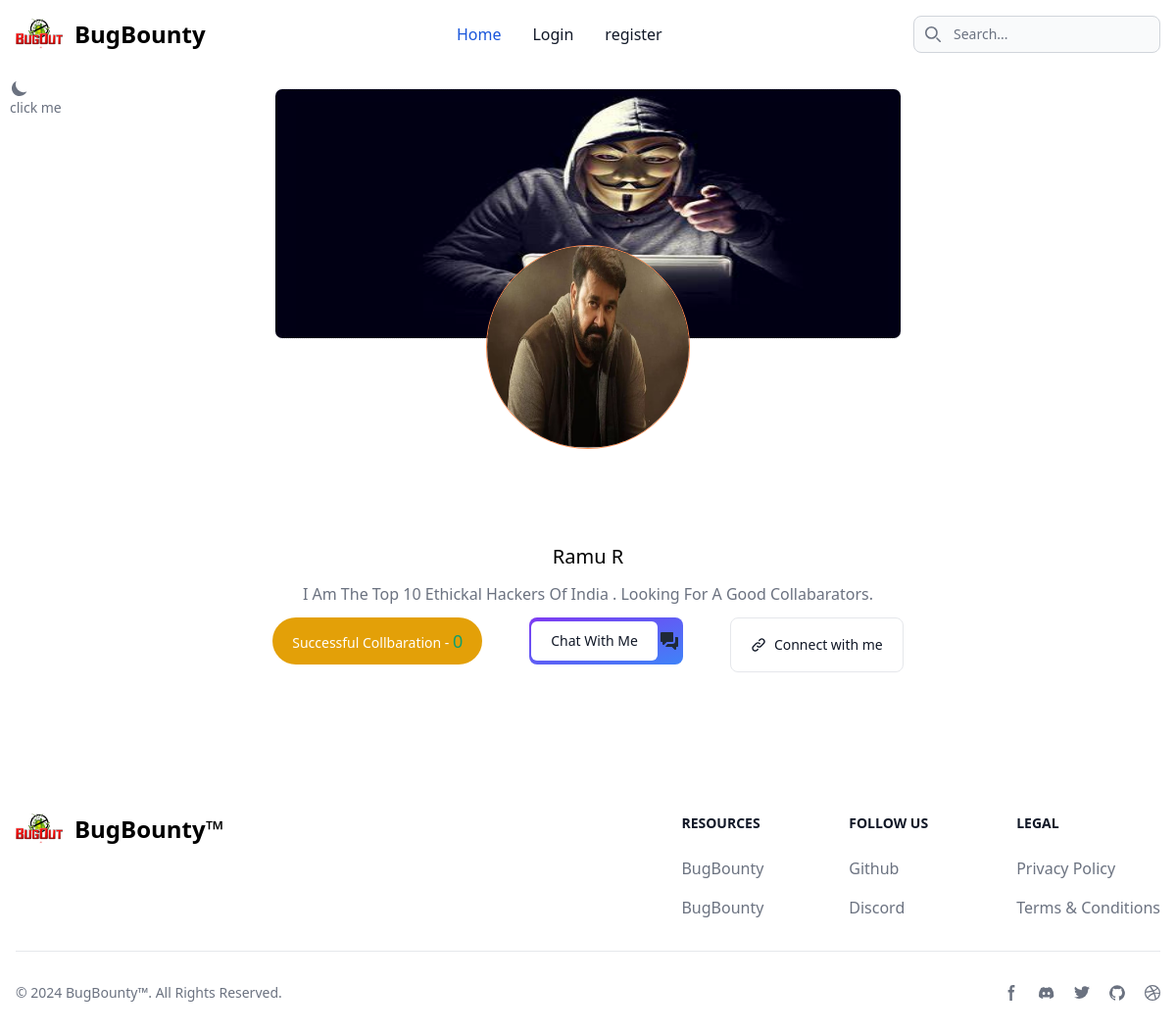
/publicprofile/ramu r/, run on the app's committed database.
### app/models.py (models this page shows)
class UserProfile(models.Model):
    user = models.ForeignKey(User, on_delete=models.CASCADE)
    username=models.CharField( max_length=150)
    profilepicture = models.ImageField(
        upload_to='images', height_field=None, width_field=None, max_length=None)
    banner = models.ImageField(
        upload_to='images', height_field=None, width_field=None, max_length=None, blank=True)
    about = models.TextField()
    collabs = models.IntegerField(default=0, null=True, blank=True)
    bugcrowd = models.CharField(max_length=150, blank=True)
    twitter = models.CharField(max_length=150, blank=True)
    fb = models.CharField(max_length=150, blank=True)
    insta = models.CharField(max_length=150, blank=True)
    phone = models.BigIntegerField(blank=True)

### app/views.py (the view)
# urls.py: path('publicprofile/<str:username>/',viewPublicProfile, name='publicprofile')
def viewPublicProfile(request,username):
    query=UserProfile.objects.filter(username=username)
    return render(request,'publicprofile.html',{"query":query})

### app/templates/publicprofile.html (shortened to what this page needs)
{% extends 'base.html' %}
{% load static %}
{% block content %} {% for data in query %}
<div class="mt-5 dark:bg-dark w-auto flex flex-col justify-center items-center">
  <div class="flex justify-center items-center">
    {% if data.banner %}
    <img
      src="{{data.banner.url}}"
      alt=""
      class="h-64 w-auto md:w-[40rem] rounded-lg object-fill border border-dotted"
    />
    {% else %}
    <img
      src="{% static 'images/wallpaper.jpg' %}"
      alt=""
      class="h-64 w-auto md:w-[40rem] rounded-lg"
    />
    {% endif %}
  </div>
  <div class="flex justify-center items-start relative bottom-24 z-10">
    {% if data.profilepicture %}
    <img
      src="{{data.profilepicture.url}}"
      alt=""
      class="w-52 h-52 border border-orange-400 rounded-full object-fill cursor-pointer"
    />
    {% else %}
    <img
      src="{% static 'images/profilepic.webp' %}"
      alt=""
      class="w-52 h-52 border border-orange-400 rounded-full object-fill cursor-pointer"
    />
    {% endif %}
  </div>
  <div class="dark:text-white flex flex-col justify-center items-center">
    <h1 class="text-xl capitalize hover:text-orange-400 cursor-pointer">
      {{data.username}}
    </h1>
    <p
      class="mb-3 capitalize rtl:text-right text-gray-500 dark:text-gray-400 mt-3 text-justify"
    >
      {{data.about}}
    </p>
    <div class="flex gap-10">
      <button
        type="button"
        class="text-white bg-yellow-400 hover:bg-yellow-500 focus:outline-none focus:ring-4 focus:ring-yellow-300 font-medium rounded-full text-sm px-5 py-2.5 text-center me-2 mb-2 dark:focus:ring-yellow-900"
      >
        Successful Collbaration -
        <span class="text-green-500 text-lg">{{data.collabs}}</span>
      </button>
      <button
        class="relative inline-flex items-center justify-center p-0.5 mb-2 me-2 overflow-hidden text-sm font-medium text-gray-900 rounded-lg group bg-gradient-to-br from-purple-600 to-blue-500 group-hover:from-purple-600 group-hover:to-blue-500 hover:text-white dark:text-white focus:ring-4 focus:outline-none focus:ring-blue-300 dark:focus:ring-blue-800"
      >
        <span
          class="relative px-5 py-2.5 transition-all ease-in duration-75 bg-white dark:bg-gray-900 rounded-md group-hover:bg-opacity-0"
        >
          Chat With Me
        </span>
      </button>
      <button
        type="button"
        data-modal-target="crypto-modal"
        data-modal-toggle="crypto-modal"
        class="text-gray-900 bg-white hover:bg-gray-100 border border-gray-200 focus:ring-4 focus:outline-none focus:ring-gray-100 font-medium rounded-lg text-sm px-5 py-2.5 text-center inline-flex items-center dark:focus:ring-gray-600 dark:bg-gray-800 dark:border-gray-700 dark:text-white dark:hover:bg-gray-700"
      >
        Connect with me
      </button>
    </div>
  </div>
</div>
{% endfor %} {% endblock content %}

### data on the page
UserProfile: banner (picture), profilepicture (picture), username "Ramu R", about "I Am The Top 10 Ethickal Hackers Of India . Looking For A Good Collabarators.", collabs "0"
